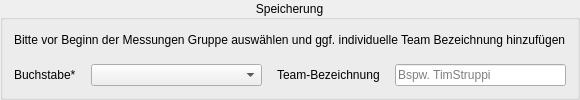
         <widget class="QGroupBox" name="gbSave">
          <property name="sizePolicy">
           <sizepolicy hsizetype="Minimum" vsizetype="Preferred">
            <horstretch>0</horstretch>
            <verstretch>0</verstretch>
           </sizepolicy>
          </property>
          <property name="minimumSize">
           <size>
            <width>0</width>
            <height>0</height>
           </size>
          </property>
          <property name="title">
           <string>Speicherung</string>
          </property>
          <property name="alignment">
           <set>Qt::AlignmentFlag::AlignCenter</set>
          </property>
          <property name="flat">
           <bool>false</bool>
          </property>
          <property name="checkable">
           <bool>false</bool>
          </property>
          <layout class="QVBoxLayout" name="verticalLayout">
           <property name="spacing">
            <number>15</number>
           </property>
           <property name="sizeConstraint">
            <enum>QLayout::SizeConstraint::SetMinimumSize</enum>
           </property>
           <item>
            <widget class="QLabel" name="label">
             <property name="text">
              <string>Bitte vor Beginn der Messungen Gruppe auswählen und ggf. individuelle Team Bezeichnung hinzufügen</string>
             </property>
            </widget>
           </item>
           <item>
            <layout class="QGridLayout" name="gridLayout_3" columnminimumwidth="0,1,0,1">
             <property name="rightMargin">
              <number>0</number>
             </property>
             <property name="bottomMargin">
              <number>0</number>
             </property>
             <item row="0" column="1">
              <widget class="QComboBox" name="cbGroupLetter">
               <property name="sizePolicy">
                <sizepolicy hsizetype="MinimumExpanding" vsizetype="Fixed">
                 <horstretch>0</horstretch>
                 <verstretch>0</verstretch>
                </sizepolicy>
               </property>
               <property name="toolTip">
                <string>Auswahl der GP Praktikumsgruppe (Pflichtfeld)</string>
               </property>
               <property name="currentIndex">
                <number>-1</number>
               </property>
               <property name="maxCount">
                <number>24</number>
               </property>
               <property name="insertPolicy">
                <enum>QComboBox::InsertPolicy::NoInsert</enum>
               </property>
               <item>
                <property name="text">
                 <string>A</string>
                </property>
               </item>
               <item>
                <property name="text">
                 <string>B</string>
                </property>
               </item>
               <item>
                <property name="text">
                 <string>C</string>
                </property>
               </item>
               <item>
                <property name="text">
                 <string>D</string>
                </property>
               </item>
               <item>
                <property name="text">
                 <string>E</string>
                </property>
               </item>
               <item>
                <property name="text">
                 <string>F</string>
                </property>
               </item>
               <item>
                <property name="text">
                 <string>G</string>
                </property>
               </item>
               <item>
                <property name="text">
                 <string>H</string>
                </property>
               </item>
               <item>
                <property name="text">
                 <string>I</string>
                </property>
               </item>
               <item>
                <property name="text">
                 <string>J</string>
                </property>
               </item>
               <item>
                <property name="text">
                 <string>K</string>
                </property>
               </item>
               <item>
                <property name="text">
                 <string>L</string>
                </property>
               </item>
               <item>
                <property name="text">
                 <string>M</string>
                </property>
               </item>
               <item>
                <property name="text">
                 <string>N</string>
                </property>
               </item>
               <item>
                <property name="text">
                 <string>O</string>
                </property>
               </item>
               <item>
                <property name="text">
                 <string>P</string>
                </property>
               </item>
               <item>
                <property name="text">
                 <string>Q</string>
                </property>
               </item>
               <item>
                <property name="text">
                 <string>R</string>
                </property>
               </item>
               <item>
                <property name="text">
                 <string>S</string>
                </property>
               </item>
               <item>
                <property name="text">
                 <string>T</string>
                </property>
               </item>
               <item>
                <property name="text">
                 <string>U</string>
                </property>
               </item>
               <item>
                <property name="text">
                 <string>V</string>
                </property>
               </item>
               <item>
                <property name="text">
                 <string>W</string>
                </property>
               </item>
               <item>
                <property name="text">
                 <string>Z</string>
                </property>
               </item>
              </widget>
             </item>
             <item row="0" column="2">
              <widget class="QLabel" name="lblTeamName">
               <property name="toolTip">
                <string>Bezeichnung des spezifischen Teams einer Gruppe zur Identifizierung</string>
               </property>
               <property name="text">
                <string>Team-Bezeichnung</string>
               </property>
              </widget>
             </item>
             <item row="0" column="0">
              <widget class="QLabel" name="lblGroupLetter">
               <property name="text">
                <string>Buchstabe*</string>
               </property>
              </widget>
             </item>
             <item row="0" column="3">
              <widget class="QLineEdit" name="leTeamName">
               <property name="toolTip">
                <string>Bezeichnung des spezifischen Teams einer Gruppe zur Identifizierung</string>
               </property>
               <property name="maxLength">
                <number>20</number>
               </property>
               <property name="placeholderText">
                <string>Bspw. TimStruppi</string>
               </property>
              </widget>
             </item>
            </layout>
           </item>
          </layout>
         </widget>
